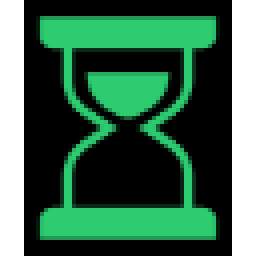
#> input picture merger/MergerScreen/gfx/sand_clock_64.png, 64 x 64 px (shown 4 times larger)
$ python -i filters.py   (imports and definitions only)
#> lines starting #> are read from the running program, lines starting #| are printed output that depends on the picture; after the words box and inside, x2 and y2 are one past the last pixel; in counts of white or black regions, pixels touching at a corner belong together
#> further down, picture is the input picture: shape (64, 64, 3); mean B, G, R 78.1, 102.6, 60.2
import numpy as np
from .blursharpen import LinearMotionBlur
import cv2

# [20 lines left out: function apply_random_rgb_levels, not called in this run]

def apply_random_hsv_shift(img, mask=None, rnd_state=None):
    if rnd_state is None:
        rnd_state = np.random

    h, s, v = cv2.split(cv2.cvtColor(img, cv2.COLOR_BGR2HSV))
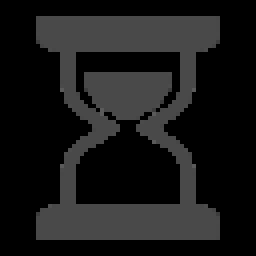
#> h: shape (64, 64) (shown 4 times larger); min 0, max 90, mean 24.8
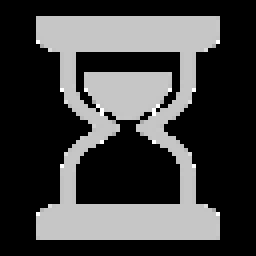
#> s: shape (64, 64) (shown 4 times larger); min 0, max 255, mean 67.3
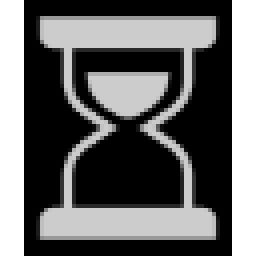
#> v: shape (64, 64) (shown 4 times larger); min 0, max 255, mean 102.6
    h = ( h + rnd_state.randint(360) ) % 360
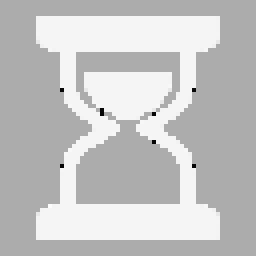
#> h: shape (64, 64) int16 (shown 4 times larger); min 6, max 252, mean 196.3
    s = np.clip ( s + rnd_state.random()-0.5, 0, 1 )
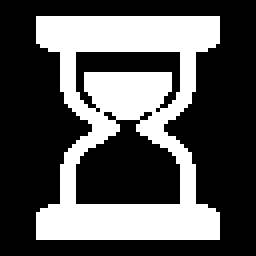
#> s: shape (64, 64) float64 (shown 4 times larger); values 0.0928 (black) and 1 (white), 33.9% white; 1 white region, box (x1, y1, x2, y2) and area: (9, 4, 55, 60) 1390
    v = np.clip ( v + rnd_state.random()/2-0.25, 0, 1 )
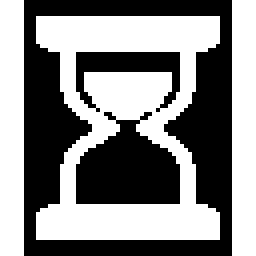
#> v: shape (64, 64) float64 (shown 4 times larger); values 0.172 (black) and 1 (white), 52.7% white; 3 black regions, box (x1, y1, x2, y2) and area: (6, 0, 58, 64) 1352, (19, 28, 45, 51) 416, (19, 13, 45, 28) 170

#> (the run stopped early here; a loop or call above may not have finished)
